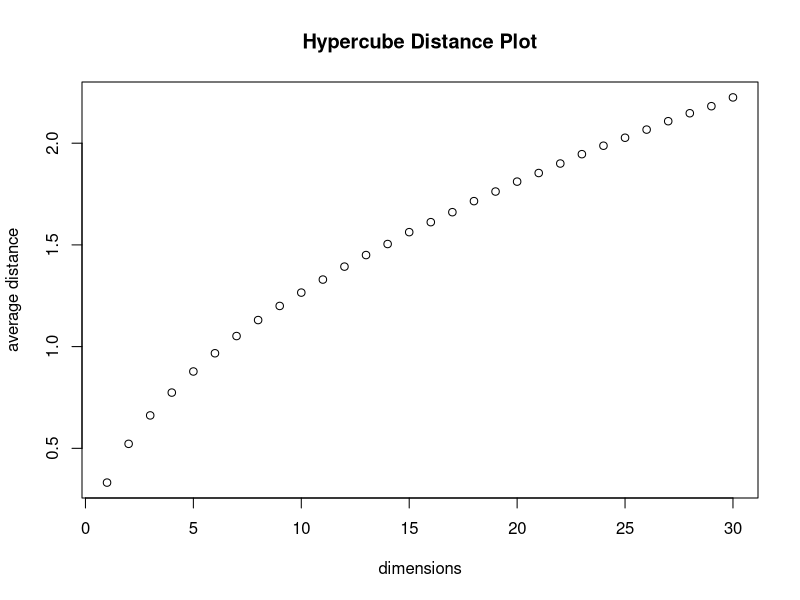

Source code (R):
dimension = c()
for (n in 1:30) {
	dists<-c()
	for (i in 1:10000) {
		P1<-runif(n)
		P2<-runif(n)
		dist<-sqrt(sum((P1-P2)^2))
		dists<-c(dists, dist)
	}
	mean.dist<-mean(dists)
	dimension= c(dimension,mean.dist)
}

png("plot.png")
plot(dimension,main= "Hypercube Distance Plot", xlab="dimensions", ylab="average distance")
x=dev.off()